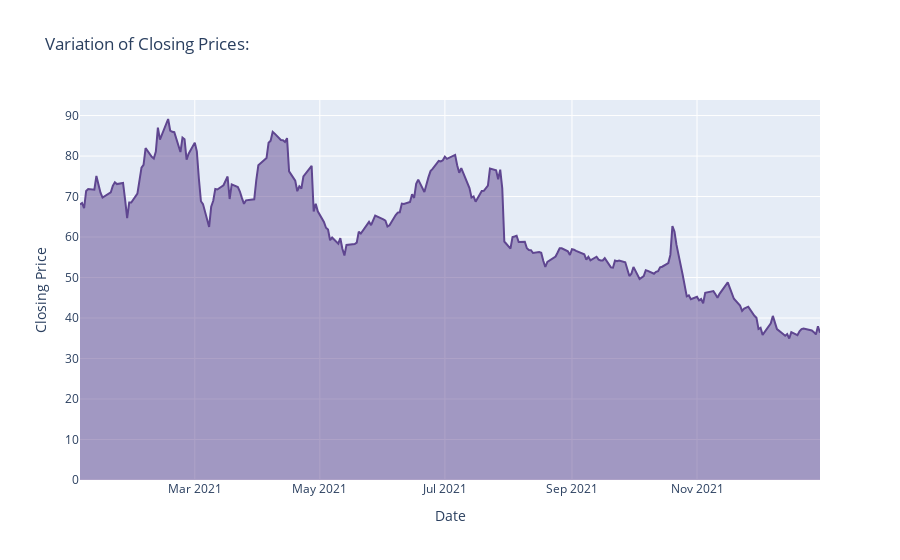

The notebook cell this image was saved under:
### Markdown cell above
### Analysing the variation of closing prices on various dates:

### Code cell
fig = px.area(df, x="Date", y="Close", title = 'Variation of Closing Prices: ', color_discrete_sequence=px.colors.qualitative.Prism, labels ={'Date' : "Date", 'Close' : 'Closing Price'})
fig.show()

### Figure 1 — Plotly figure (JSON) as saved in the notebook; plotly's stock layout.template omitted (floating-point values rounded to 4 significant figures; data arrays with more than 128 entries replaced by an {"elided": "..."} marker saying what was removed)
{"data": [{"fillpattern": {"shape": ""}, "hovertemplate": "Date=%{x}<br>Closing Price=%{y}<extra></extra>", "legendgroup": "", "line": {"color": "rgb(95, 70, 144)"}, "marker": {"symbol": "circle"}, "mode": "lines", "name": "", "orientation": "v", "showlegend": false, "stackgroup": "1", "type": "scatter", "x": {"elided": "252 str values"}, "xaxis": "x", "y": {"elided": "252 float values"}, "yaxis": "y"}], "layout": {"legend": {"tracegroupgap": 0}, "title": {"text": "Variation of Closing Prices: "}, "xaxis": {"anchor": "y", "domain": [0, 1], "title": {"text": "Date"}}, "yaxis": {"anchor": "x", "domain": [0, 1], "title": {"text": "Closing Price"}}}}
